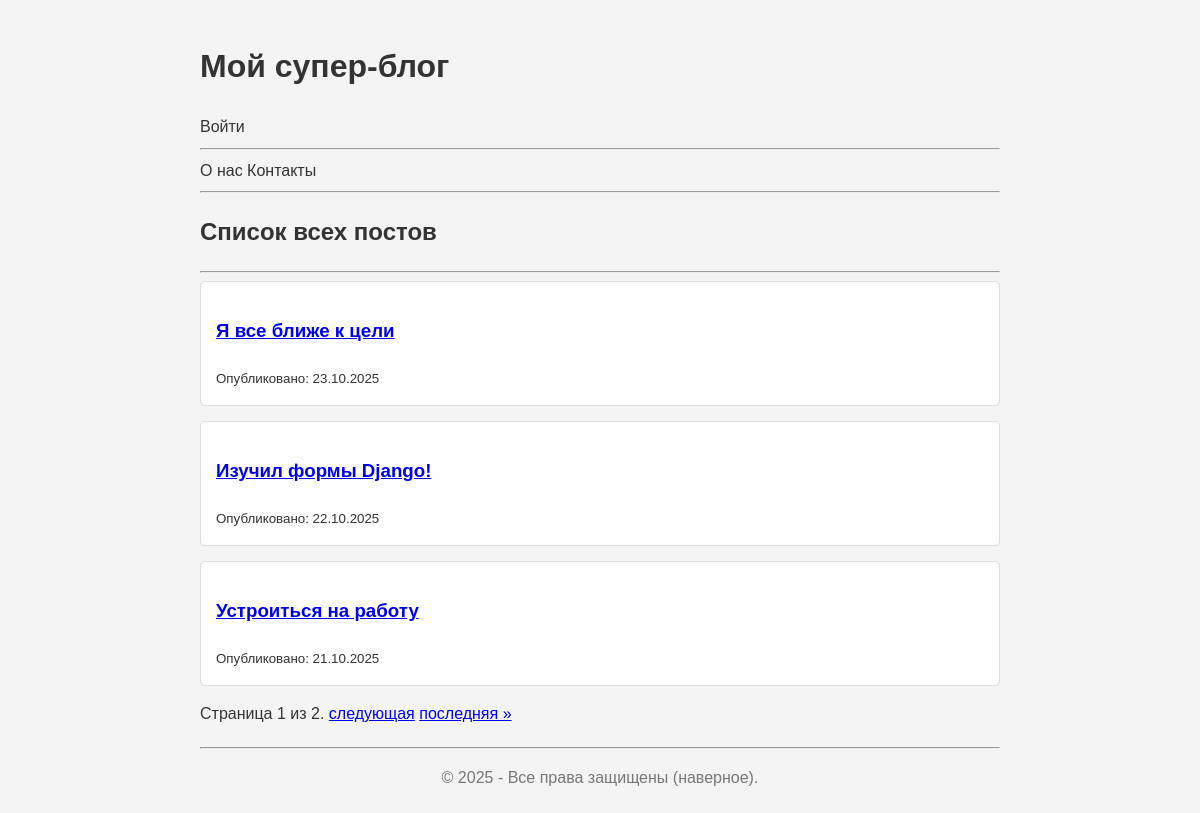
Before: / with the older database file.
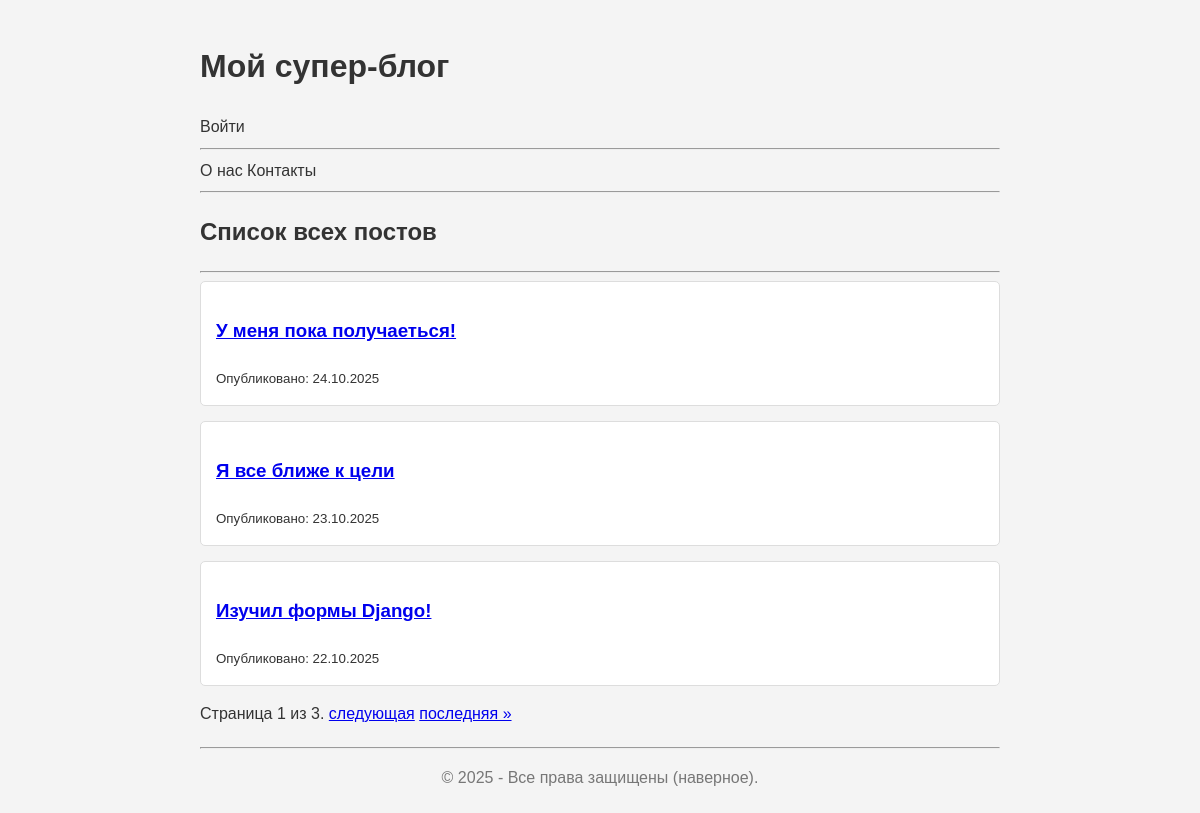
After: the same page with the newer database file.
### blog/models.py (models this page shows, shortened)
class Post(models.Model):
    title = models.CharField(max_length=200, verbose_name="Заголовок")
    slug = models.SlugField(max_length=250, unique=True, blank=True)
    body = models.TextField(verbose_name="Текст поста")
    created_date = models.DateTimeField(default=timezone.now, verbose_name="Дата создания")
    class Meta:
        ordering = ['-created_date']
        verbose_name = "Пост"
        verbose_name_plural = "Посты"

### blog/views.py (the view)
# urls.py: path('', views.post_list, name='post_list'),
def post_list(request):
    object_list = Post.objects.all()
    paginator = Paginator(object_list, 3)
    page_number = request.GET.get('page')
    try:
        posts = paginator.page(page_number)
    except  PageNotAnInteger:
        posts = paginator.page(1)
    except EmptyPage:
        posts = paginator.page(paginator.num_pages)
    return render(request, 'blog/post_list.html', {'posts': posts})

### blog/templates/blog/post_list.html (shortened to what this page needs)
{% extends "base.html" %}
{% block content %}
    <h2>Список всех постов</h2>
    <hr>
    {% for post in posts %}
        <article>
            <h3>
                <a href="{% url 'post_detail' slug=post.slug %}">
                    {{ post.title }}
                </a>
            </h3>
            <small>Опубликовано: {{ post.created_date|date:"d.m.Y" }}</small>
        </article>
    {% endfor %}
    <div class="pagination">
        <span class="step-links">
            <span class="current">
                Страница {{ posts.number }} из {{ posts.paginator.num_pages }}.
            </span>
            {% if posts.has_next %}
                <a href="?page={{ posts.nex_page_number }}">следующая</a>
                <a href="?page={{ posts.paginator.num_pages }}">последняя &raquo;</a>
            {% endif %}
        </span>
    </div>
{% endblock %}

### blog/templates/base.html (shortened to what this page needs)
{% load static %}
<!DOCTYPE html>
<html lang="ru">
<head>
    <link rel="stylesheet" href="{% static 'css/style.css' %}">
</head>
<body>
    <header>
        <h1><a href="{% url 'post_list' %}">Мой супер-блог</a></h1>
        <nav>
            {% if user.is_authenticated %}
                Привет, {{ user.username }}!
                <form action="{% url 'logout' %}" method="post" style="display: inline;">
                    {% csrf_token %}
                    <button type="submit", style="background:none; border:none; color:blue; text-decoration:underline; cursor:pointer;">
                        Выйти
                    </button>
                </form>
            {% else %}
                <a href="{% url 'login' %}">Войти</a>
            {% endif %}
        </nav>
        <hr>
        <nav>
            <a href="#">О нас</a>
            <a href="#">Контакты</a>
        </nav>
        <hr>
    </header>
    <main>
        {% block content %}
        {% endblock %}
    </main>
    <footer>
        <hr>
        <p>&copy; 2025 - Все права защищены (наверное).</p>
    </footer>
</body>
</html>

### static/css/style.css (style rules this page uses)
body { font-family: Arial, sans-serif; line-height: 1.6; background-color: #f4f4f4; color: #333; padding: 20px; max-width: 800px; margin: 0 auto; }
header a { color: #333; text-decoration: none; }
article { background-color: #fff; padding: 15px; margin-bottom: 15px; border-radius: 5px; border: 1px solid #ddd; }
footer { text-align: center; margin-top: 20px; color: #777; }

Changed rows visible on the page:
no longer on this page (row unchanged): Post: title "Устроиться на работу", created_date "21.10.2025"
added Post: title "У меня пока получаеться!", created_date "24.10.2025"
Other visible differences:
{{ posts.paginator.num_pages }}: "2" → "3"
